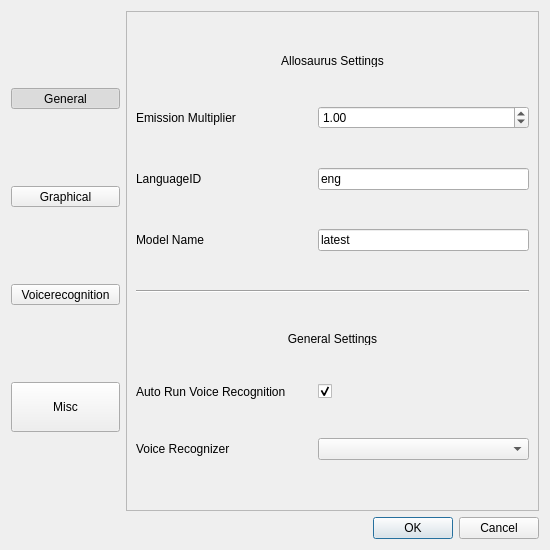
<?xml version="1.0" encoding="UTF-8"?>
<ui version="4.0">
 <class>SettingsDialog</class>
 <widget class="QDialog" name="SettingsDialog">
  <property name="windowModality">
   <enum>Qt::ApplicationModal</enum>
  </property>
  <property name="geometry">
   <rect>
    <x>0</x>
    <y>0</y>
    <width>550</width>
    <height>550</height>
   </rect>
  </property>
  <property name="sizePolicy">
   <sizepolicy hsizetype="Fixed" vsizetype="Fixed">
    <horstretch>0</horstretch>
    <verstretch>0</verstretch>
   </sizepolicy>
  </property>
  <property name="minimumSize">
   <size>
    <width>550</width>
    <height>550</height>
   </size>
  </property>
  <property name="maximumSize">
   <size>
    <width>550</width>
    <height>550</height>
   </size>
  </property>
  <property name="baseSize">
   <size>
    <width>550</width>
    <height>550</height>
   </size>
  </property>
  <property name="windowTitle">
   <string>Settings</string>
  </property>
  <property name="windowIcon">
   <iconset resource="../qt-icons.qrc">
    <normaloff>:/rsrc/window_icon.png</normaloff>:/rsrc/window_icon.png</iconset>
  </property>
  <property name="sizeGripEnabled">
   <bool>false</bool>
  </property>
  <layout class="QGridLayout" name="gridLayout_6">
   <item row="0" column="0">
    <layout class="QVBoxLayout" name="settings_categories">
     <property name="spacing">
      <number>0</number>
     </property>
     <property name="sizeConstraint">
      <enum>QLayout::SetDefaultConstraint</enum>
     </property>
     <item>
      <widget class="QToolButton" name="general_2">
       <property name="minimumSize">
        <size>
         <width>109</width>
         <height>0</height>
        </size>
       </property>
       <property name="text">
        <string>General</string>
       </property>
       <property name="icon">
        <iconset resource="../qt-icons.qrc">
         <normaloff>:/rsrc/icons/settings-3-fill.png</normaloff>:/rsrc/icons/settings-3-fill.png</iconset>
       </property>
       <property name="iconSize">
        <size>
         <width>96</width>
         <height>96</height>
        </size>
       </property>
       <property name="checkable">
        <bool>true</bool>
       </property>
       <property name="checked">
        <bool>true</bool>
       </property>
       <property name="autoExclusive">
        <bool>true</bool>
       </property>
       <property name="toolButtonStyle">
        <enum>Qt::ToolButtonTextUnderIcon</enum>
       </property>
       <property name="autoRaise">
        <bool>false</bool>
       </property>
       <property name="arrowType">
        <enum>Qt::NoArrow</enum>
       </property>
      </widget>
     </item>
     <item>
      <widget class="QToolButton" name="graphical_2">
       <property name="minimumSize">
        <size>
         <width>109</width>
         <height>0</height>
        </size>
       </property>
       <property name="text">
        <string>Graphical</string>
       </property>
       <property name="icon">
        <iconset resource="../qt-icons.qrc">
         <normaloff>:/rsrc/icons/window-fill.png</normaloff>:/rsrc/icons/window-fill.png</iconset>
       </property>
       <property name="iconSize">
        <size>
         <width>96</width>
         <height>96</height>
        </size>
       </property>
       <property name="checkable">
        <bool>true</bool>
       </property>
       <property name="autoExclusive">
        <bool>true</bool>
       </property>
       <property name="toolButtonStyle">
        <enum>Qt::ToolButtonTextUnderIcon</enum>
       </property>
      </widget>
     </item>
     <item>
      <widget class="QToolButton" name="voice_rec">
       <property name="minimumSize">
        <size>
         <width>109</width>
         <height>0</height>
        </size>
       </property>
       <property name="text">
        <string>Voicerecognition</string>
       </property>
       <property name="icon">
        <iconset resource="../qt-icons.qrc">
         <normaloff>:/rsrc/icons/voice-recognition-fill.png</normaloff>:/rsrc/icons/voice-recognition-fill.png</iconset>
       </property>
       <property name="iconSize">
        <size>
         <width>96</width>
         <height>96</height>
        </size>
       </property>
       <property name="checkable">
        <bool>true</bool>
       </property>
       <property name="autoExclusive">
        <bool>true</bool>
       </property>
       <property name="toolButtonStyle">
        <enum>Qt::ToolButtonTextUnderIcon</enum>
       </property>
      </widget>
     </item>
     <item>
      <widget class="QToolButton" name="misc_2">
       <property name="minimumSize">
        <size>
         <width>109</width>
         <height>50</height>
        </size>
       </property>
       <property name="baseSize">
        <size>
         <width>0</width>
         <height>0</height>
        </size>
       </property>
       <property name="text">
        <string>Misc</string>
       </property>
       <property name="icon">
        <iconset resource="../qt-icons.qrc">
         <normaloff>:/rsrc/icons/list-settings-line.png</normaloff>:/rsrc/icons/list-settings-line.png</iconset>
       </property>
       <property name="iconSize">
        <size>
         <width>96</width>
         <height>96</height>
        </size>
       </property>
       <property name="checkable">
        <bool>true</bool>
       </property>
       <property name="autoExclusive">
        <bool>true</bool>
       </property>
       <property name="toolButtonStyle">
        <enum>Qt::ToolButtonTextUnderIcon</enum>
       </property>
      </widget>
     </item>
    </layout>
   </item>
   <item row="1" column="0" colspan="2">
    <widget class="QDialogButtonBox" name="buttonBox">
     <property name="orientation">
      <enum>Qt::Horizontal</enum>
     </property>
     <property name="standardButtons">
      <set>QDialogButtonBox::Cancel|QDialogButtonBox::Ok</set>
     </property>
    </widget>
   </item>
   <item row="0" column="1">
    <widget class="QStackedWidget" name="settings_options">
     <property name="frameShape">
      <enum>QFrame::StyledPanel</enum>
     </property>
     <property name="frameShadow">
      <enum>QFrame::Plain</enum>
     </property>
     <property name="currentIndex">
      <number>2</number>
     </property>
     <widget class="QWidget" name="general">
      <layout class="QGridLayout" name="gridLayout_2">
       <item row="1" column="1">
        <widget class="QCheckBox" name="hold_phonemes">
         <property name="text">
          <string>Enable</string>
         </property>
        </widget>
       </item>
       <item row="0" column="0">
        <widget class="QLabel" name="label_3">
         <property name="layoutDirection">
          <enum>Qt::LeftToRight</enum>
         </property>
         <property name="autoFillBackground">
          <bool>false</bool>
         </property>
         <property name="text">
          <string>FPS</string>
         </property>
         <property name="scaledContents">
          <bool>false</bool>
         </property>
        </widget>
       </item>
       <item row="0" column="1">
        <widget class="QSpinBox" name="fps_value">
         <property name="minimum">
          <number>1</number>
         </property>
         <property name="maximum">
          <number>999</number>
         </property>
         <property name="value">
          <number>24</number>
         </property>
        </widget>
       </item>
       <item row="1" column="0">
        <widget class="QLabel" name="label_7">
         <property name="text">
          <string>Hold Phonemes during playback</string>
         </property>
        </widget>
       </item>
       <item row="2" column="0">
        <widget class="QLabel" name="label_8">
         <property name="text">
          <string>Language (needs restart to apply)</string>
         </property>
        </widget>
       </item>
       <item row="2" column="1">
        <widget class="QComboBox" name="ui_language">
         <property name="currentText">
          <string/>
         </property>
        </widget>
       </item>
      </layout>
     </widget>
     <widget class="QWidget" name="graphical">
      <layout class="QGridLayout" name="gridLayout_3">
       <item row="1" column="2">
        <widget class="QPushButton" name="frame_text_color">
         <property name="minimumSize">
          <size>
           <width>0</width>
           <height>20</height>
          </size>
         </property>
         <property name="styleSheet">
          <string notr="true">background-color: rgb(64, 64, 64);
color: rgb(255, 255, 255);
border: transparent;</string>
         </property>
         <property name="text">
          <string>Frame Text Color</string>
         </property>
        </widget>
       </item>
       <item row="4" column="0">
        <widget class="QPushButton" name="word_fill_color">
         <property name="minimumSize">
          <size>
           <width>0</width>
           <height>20</height>
          </size>
         </property>
         <property name="styleSheet">
          <string notr="true">background-color: rgb(242, 205, 162);
border: transparent;</string>
         </property>
         <property name="text">
          <string>Word Fill Color</string>
         </property>
        </widget>
       </item>
       <item row="4" column="2">
        <widget class="QPushButton" name="word_line_color">
         <property name="minimumSize">
          <size>
           <width>0</width>
           <height>20</height>
          </size>
         </property>
         <property name="styleSheet">
          <string notr="true">background-color: rgb(198, 121, 30);
border: transparent;</string>
         </property>
         <property name="text">
          <string>Word Line Color</string>
         </property>
        </widget>
       </item>
       <item row="3" column="2">
        <widget class="QPushButton" name="phrase_line_color">
         <property name="minimumSize">
          <size>
           <width>0</width>
           <height>20</height>
          </size>
         </property>
         <property name="styleSheet">
          <string notr="true">background-color: rgb(121, 198, 30);
border: transparent;</string>
         </property>
         <property name="text">
          <string>Phrase Line Color</string>
         </property>
        </widget>
       </item>
       <item row="2" column="0">
        <widget class="QPushButton" name="playback_fill_color">
         <property name="minimumSize">
          <size>
           <width>0</width>
           <height>20</height>
          </size>
         </property>
         <property name="styleSheet">
          <string notr="true">background-color: rgb(209, 102, 121);
border: transparent;</string>
         </property>
         <property name="text">
          <string>Playback Marker Fill Color</string>
         </property>
        </widget>
       </item>
       <item row="1" column="0">
        <widget class="QPushButton" name="frame_color">
         <property name="minimumSize">
          <size>
           <width>0</width>
           <height>20</height>
          </size>
         </property>
         <property name="styleSheet">
          <string notr="true">background-color: rgb(192, 192, 192);
border: transparent;</string>
         </property>
         <property name="text">
          <string>Frame Color</string>
         </property>
        </widget>
       </item>
       <item row="0" column="0">
        <widget class="QPushButton" name="wave_fill_color">
         <property name="minimumSize">
          <size>
           <width>0</width>
           <height>20</height>
          </size>
         </property>
         <property name="styleSheet">
          <string notr="true">background-color: rgb(30, 121, 198);
border: transparent;

</string>
         </property>
         <property name="text">
          <string>Waveform Fill Color</string>
         </property>
         <property name="flat">
          <bool>false</bool>
         </property>
        </widget>
       </item>
       <item row="5" column="2">
        <widget class="QPushButton" name="phoneme_line_color">
         <property name="minimumSize">
          <size>
           <width>0</width>
           <height>20</height>
          </size>
         </property>
         <property name="styleSheet">
          <string notr="true">background-color: rgb(173, 114, 146);
border: transparent;</string>
         </property>
         <property name="text">
          <string>Phoneme Line Color</string>
         </property>
        </widget>
       </item>
       <item row="2" column="2">
        <widget class="QPushButton" name="playback_line_color">
         <property name="minimumSize">
          <size>
           <width>0</width>
           <height>20</height>
          </size>
         </property>
         <property name="styleSheet">
          <string notr="true">background-color: rgb(128, 0, 0);
color: rgb(255, 255, 255);
border: transparent;</string>
         </property>
         <property name="text">
          <string>Playback Marker Line Color</string>
         </property>
        </widget>
       </item>
       <item row="7" column="0">
        <widget class="QLineEdit" name="qss_path"/>
       </item>
       <item row="7" column="2">
        <widget class="QPushButton" name="set_qss_path_button">
         <property name="sizePolicy">
          <sizepolicy hsizetype="MinimumExpanding" vsizetype="Fixed">
           <horstretch>0</horstretch>
           <verstretch>0</verstretch>
          </sizepolicy>
         </property>
         <property name="text">
          <string>QSS StyleSheet</string>
         </property>
        </widget>
       </item>
       <item row="0" column="2">
        <widget class="QPushButton" name="wave_line_color">
         <property name="minimumSize">
          <size>
           <width>0</width>
           <height>20</height>
          </size>
         </property>
         <property name="styleSheet">
          <string notr="true">background-color: rgb(162, 205, 242);
border: transparent;</string>
         </property>
         <property name="text">
          <string>Waveform Line Color</string>
         </property>
         <property name="flat">
          <bool>false</bool>
         </property>
        </widget>
       </item>
       <item row="5" column="0">
        <widget class="QPushButton" name="phoneme_fill_color">
         <property name="minimumSize">
          <size>
           <width>0</width>
           <height>20</height>
          </size>
         </property>
         <property name="styleSheet">
          <string notr="true">background-color: rgb(231, 185, 210);
border: transparent;</string>
         </property>
         <property name="text">
          <string>Phoneme Fill Color</string>
         </property>
        </widget>
       </item>
       <item row="3" column="0">
        <widget class="QPushButton" name="phrase_fill_color">
         <property name="minimumSize">
          <size>
           <width>0</width>
           <height>20</height>
          </size>
         </property>
         <property name="styleSheet">
          <string notr="true">background-color: rgb(205, 242, 162);
border: transparent;</string>
         </property>
         <property name="text">
          <string>Phrase Fill Color</string>
         </property>
        </widget>
       </item>
       <item row="6" column="2">
        <widget class="QPushButton" name="bg_fill_color">
         <property name="sizePolicy">
          <sizepolicy hsizetype="Minimum" vsizetype="Fixed">
           <horstretch>0</horstretch>
           <verstretch>0</verstretch>
          </sizepolicy>
         </property>
         <property name="minimumSize">
          <size>
           <width>0</width>
           <height>20</height>
          </size>
         </property>
         <property name="styleSheet">
          <string notr="true">background-color: rgb(255, 255, 255);
border: transparent;</string>
         </property>
         <property name="text">
          <string>Background Color</string>
         </property>
        </widget>
       </item>
      </layout>
     </widget>
     <widget class="QWidget" name="voice">
      <layout class="QGridLayout" name="gridLayout">
       <item row="1" column="0">
        <widget class="QLabel" name="label">
         <property name="text">
          <string>Emission Multiplier</string>
         </property>
        </widget>
       </item>
       <item row="2" column="0">
        <widget class="QLabel" name="label_2">
         <property name="text">
          <string>LanguageID</string>
         </property>
        </widget>
       </item>
       <item row="9" column="2">
        <widget class="QComboBox" name="selected_recognizer">
         <property name="currentText">
          <string/>
         </property>
        </widget>
       </item>
       <item row="8" column="2">
        <widget class="QCheckBox" name="run_voice_recognition">
         <property name="enabled">
          <bool>true</bool>
         </property>
         <property name="text">
          <string/>
         </property>
         <property name="checked">
          <bool>true</bool>
         </property>
        </widget>
       </item>
       <item row="0" column="0" colspan="3">
        <widget class="QLabel" name="label_11">
         <property name="maximumSize">
          <size>
           <width>16777215</width>
           <height>13</height>
          </size>
         </property>
         <property name="text">
          <string>Allosaurus Settings</string>
         </property>
         <property name="scaledContents">
          <bool>false</bool>
         </property>
         <property name="alignment">
          <set>Qt::AlignCenter</set>
         </property>
        </widget>
       </item>
       <item row="3" column="2">
        <widget class="QLineEdit" name="model_name">
         <property name="text">
          <string>latest</string>
         </property>
        </widget>
       </item>
       <item row="2" column="2">
        <widget class="QLineEdit" name="lang_id_value">
         <property name="text">
          <string>eng</string>
         </property>
        </widget>
       </item>
       <item row="3" column="0">
        <widget class="QLabel" name="label_9">
         <property name="text">
          <string>Model Name</string>
         </property>
        </widget>
       </item>
       <item row="1" column="1">
        <spacer name="horizontalSpacer">
         <property name="orientation">
          <enum>Qt::Horizontal</enum>
         </property>
         <property name="sizeType">
          <enum>QSizePolicy::Preferred</enum>
         </property>
         <property name="sizeHint" stdset="0">
          <size>
           <width>20</width>
           <height>20</height>
          </size>
         </property>
        </spacer>
       </item>
       <item row="1" column="2">
        <widget class="QDoubleSpinBox" name="voice_emission_value">
         <property name="minimum">
          <double>0.010000000000000</double>
         </property>
         <property name="maximum">
          <double>5.000000000000000</double>
         </property>
         <property name="singleStep">
          <double>0.100000000000000</double>
         </property>
         <property name="stepType">
          <enum>QAbstractSpinBox::DefaultStepType</enum>
         </property>
         <property name="value">
          <double>1.000000000000000</double>
         </property>
        </widget>
       </item>
       <item row="8" column="0">
        <widget class="QLabel" name="label_4">
         <property name="text">
          <string>Auto Run Voice Recognition</string>
         </property>
        </widget>
       </item>
       <item row="9" column="0">
        <widget class="QLabel" name="label_6">
         <property name="text">
          <string>Voice Recognizer</string>
         </property>
        </widget>
       </item>
       <item row="5" column="0" colspan="3">
        <widget class="QLabel" name="label_10">
         <property name="maximumSize">
          <size>
           <width>16777215</width>
           <height>13</height>
          </size>
         </property>
         <property name="text">
          <string>General Settings</string>
         </property>
         <property name="alignment">
          <set>Qt::AlignCenter</set>
         </property>
        </widget>
       </item>
       <item row="4" column="0" colspan="3">
        <widget class="Line" name="line">
         <property name="orientation">
          <enum>Qt::Horizontal</enum>
         </property>
        </widget>
       </item>
      </layout>
     </widget>
     <widget class="QWidget" name="misc">
      <layout class="QGridLayout" name="gridLayout_7">
       <property name="verticalSpacing">
        <number>75</number>
       </property>
       <item row="0" column="0">
        <widget class="QPushButton" name="ffmpeg_delete_button">
         <property name="text">
          <string>Remove FFMpeg</string>
         </property>
        </widget>
       </item>
       <item row="1" column="0">
        <widget class="QPushButton" name="allo_delete_button">
         <property name="text">
          <string>Remove AI Model</string>
         </property>
        </widget>
       </item>
       <item row="3" column="0">
        <layout class="QGridLayout" name="gridLayout_5" rowstretch="0,0">
         <item row="1" column="1">
          <widget class="QLineEdit" name="app_data_path">
           <property name="readOnly">
            <bool>true</bool>
           </property>
          </widget>
         </item>
         <item row="1" column="2">
          <widget class="QPushButton" name="open_app_data_path">
           <property name="text">
            <string>Open in FileBrowser</string>
           </property>
          </widget>
         </item>
         <item row="0" column="1">
          <widget class="QLabel" name="label_5">
           <property name="text">
            <string>AppData Path:</string>
           </property>
          </widget>
         </item>
        </layout>
       </item>
       <item row="4" column="0">
        <layout class="QHBoxLayout" name="horizontalLayout">
         <item>
          <spacer name="horizontalSpacer_2">
           <property name="orientation">
            <enum>Qt::Horizontal</enum>
           </property>
           <property name="sizeHint" stdset="0">
            <size>
             <width>40</width>
             <height>20</height>
            </size>
           </property>
          </spacer>
         </item>
         <item>
          <widget class="QPushButton" name="reset_colors">
           <property name="text">
            <string>Reset Colors</string>
           </property>
          </widget>
         </item>
         <item>
          <widget class="QPushButton" name="delete_settings">
           <property name="text">
            <string>Delete All Settings</string>
           </property>
          </widget>
         </item>
        </layout>
       </item>
       <item row="2" column="0">
        <widget class="QPushButton" name="rhubarb_delete_button">
         <property name="text">
          <string>Remove Rhubarb</string>
         </property>
        </widget>
       </item>
      </layout>
     </widget>
    </widget>
   </item>
  </layout>
 </widget>
 <resources>
  <include location="../qt-icons.qrc"/>
 </resources>
 <connections>
  <connection>
   <sender>buttonBox</sender>
   <signal>accepted()</signal>
   <receiver>SettingsDialog</receiver>
   <slot>accept()</slot>
   <hints>
    <hint type="sourcelabel">
     <x>248</x>
     <y>254</y>
    </hint>
    <hint type="destinationlabel">
     <x>157</x>
     <y>274</y>
    </hint>
   </hints>
  </connection>
  <connection>
   <sender>buttonBox</sender>
   <signal>rejected()</signal>
   <receiver>SettingsDialog</receiver>
   <slot>reject()</slot>
   <hints>
    <hint type="sourcelabel">
     <x>316</x>
     <y>260</y>
    </hint>
    <hint type="destinationlabel">
     <x>286</x>
     <y>274</y>
    </hint>
   </hints>
  </connection>
 </connections>
</ui>
